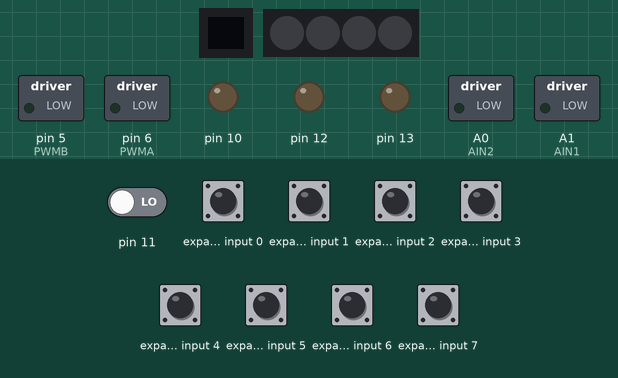
A sketch run on a simulated Arduino Uno, built for the host (arithmetic inside an expression is 32-bit, double 64-bit). Shown: 9×8 one-colour display, 4 RGB LEDs in strip order, left to right, switched loads named in the sketch (green lamp = pin HIGH), output pins drawn as LEDs (lit = HIGH). Wiring (inferred from the names in the program): PCF8574 port expander at I2C address 0x20. Inputs (shaded band) come from the test bench; at power-on: expander input 0–7 HIGH, pin 11 LOW. What the sketch prints to the serial monitor is not drawn.

Above: at 0.8 s.
0.9 s: expander input 4 pulled LOW for 0.15 s
At 2.6 s:
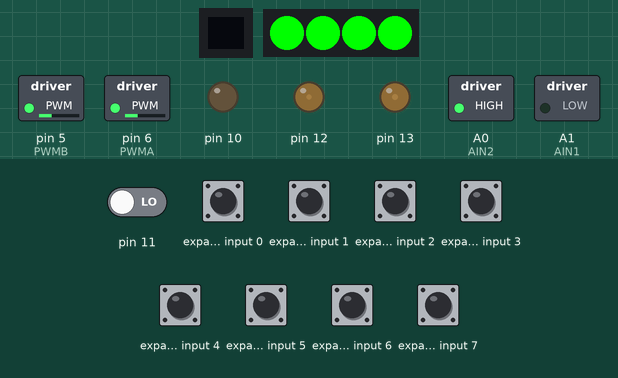
At 3.9 s:
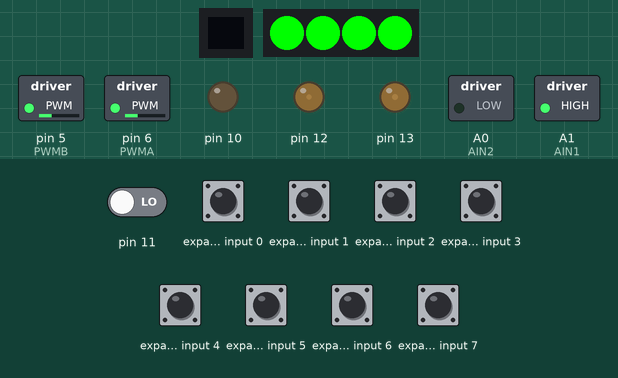
4.0 s: expander input 4 pulled LOW for 1 s
At 4.7 s:
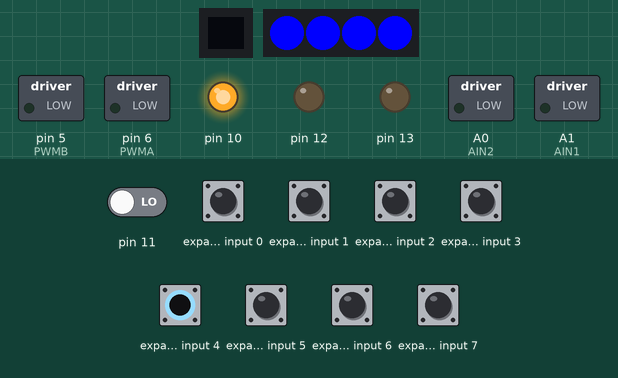
Timing chart, 0 to 19.6 s (numbered marks = the images above; inputs shaded):
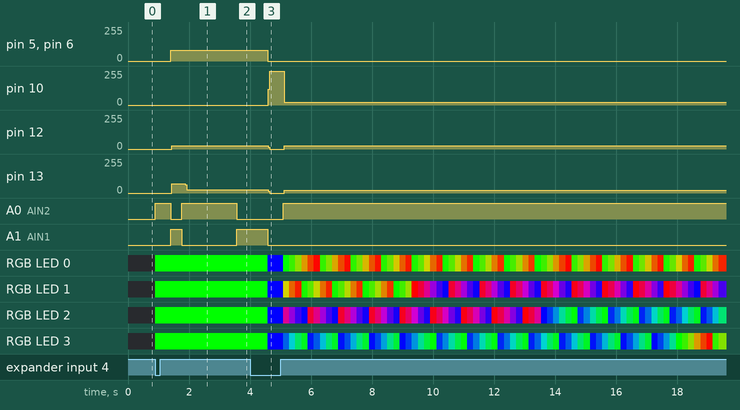

The sketch:

Line-Tracking.ino
```cpp
#include <Adafruit_NeoPixel.h>
#include <Adafruit_GFX.h>
#include <Adafruit_SSD1306.h>
#include "TRSensors.h"
#include <Wire.h>

#define PWMA   6           //Left Motor Speed pin (ENA)
#define AIN2   A0          //Motor-L forward (IN2).
#define AIN1   A1          //Motor-L backward (IN1)
#define PWMB   5           //Right Motor Speed pin (ENB)
#define BIN1   A2          //Motor-R forward (IN3)
#define BIN2   A3          //Motor-R backward (IN4)
#define PIN 7
#define NUM_SENSORS 5
#define OLED_RESET 9
#define OLED_SA0   8
#define Addr 0x20

#define beep_on  PCF8574Write(0xDF & PCF8574Read())
#define beep_off PCF8574Write(0x20 | PCF8574Read())

Adafruit_SSD1306 display(OLED_RESET, OLED_SA0);

TRSensors trs =   TRSensors();
unsigned int sensorValues[NUM_SENSORS];
unsigned int last_proportional = 0;
unsigned int position;
long integral = 0;
uint16_t i, j;
byte value;
unsigned long lasttime = 0;
Adafruit_NeoPixel RGB = Adafruit_NeoPixel(4, PIN, NEO_GRB + NEO_KHZ800);

void PCF8574Write(byte data);
byte PCF8574Read();
uint32_t Wheel(byte WheelPos);

void setup() {
  Serial.begin(115200);
  // by default, we'll generate the high voltage from the 3.3v line internally! (neat!)
  display.begin(SSD1306_SWITCHCAPVCC, 0x3C);  // initialize with the I2C addr 0x3D (for the 128x64)
  // init done

  // Show image buffer on the display hardware.
  // Since the buffer is intialized with an Adafruit splashscreen
  // internally, this will display the splashscreen.
  display.clearDisplay();
  display.setTextSize(2);
  display.setTextColor(WHITE);
  display.setCursor(10,0);
  display.println("WaveShare");
  display.setCursor(10,25);
  display.println("AlphaBot2");
  display.setTextSize(1);
  display.setCursor(10,55);
  display.println("Press to calibrate");
  display.display();

  while(value != 0xEF)  //wait button pressed
  {
    PCF8574Write(0x1F | PCF8574Read());
    value = PCF8574Read() | 0xE0;
  }

  pinMode(PWMA,OUTPUT);
  pinMode(AIN2,OUTPUT);
  pinMode(AIN1,OUTPUT);
  pinMode(PWMB,OUTPUT);
  pinMode(AIN1,OUTPUT);
  pinMode(AIN2,OUTPUT);
  analogWrite(PWMA,0);
  analogWrite(PWMB,0);
  digitalWrite(AIN2,HIGH);
  digitalWrite(AIN1,LOW);
  digitalWrite(BIN1,HIGH);
  digitalWrite(BIN2,LOW);
  RGB.begin();
  RGB.setPixelColor(0,0x00FF00 );
  RGB.setPixelColor(1,0x00FF00 );
  RGB.setPixelColor(2,0x00FF00 );
  RGB.setPixelColor(3,0x00FF00);
  RGB.show();
  delay(500);
  analogWrite(PWMA,80);
  analogWrite(PWMB,80);
  for (int i = 0; i < 100; i++)  // make the calibration take about 10 seconds
  {
    if(i<25 || i >= 75)
    {
      digitalWrite(AIN1,HIGH);
      digitalWrite(AIN2,LOW);
      digitalWrite(BIN1,LOW);
      digitalWrite(BIN2,HIGH);
    }
    else
    {
      digitalWrite(AIN1,LOW);
      digitalWrite(AIN2,HIGH);
      digitalWrite(BIN1,HIGH);
      digitalWrite(BIN2,LOW);
    }
    trs.calibrate();       // reads all sensors 100 times
  }
  analogWrite(PWMA,0);
  analogWrite(PWMB,0);
  digitalWrite(AIN2,LOW);
  digitalWrite(AIN1,LOW);
  digitalWrite(BIN1,LOW);
  digitalWrite(BIN2,LOW);
  RGB.setPixelColor(0,0x0000FF );
  RGB.setPixelColor(1,0x0000FF );
  RGB.setPixelColor(2,0x0000FF );
  RGB.setPixelColor(3,0x0000FF);
  RGB.show(); // Initialize all pixels to 'off'

  value = 0;
  while(value != 0xEF)  //wait button pressed
  {
    PCF8574Write(0x1F | PCF8574Read());
    value = PCF8574Read() | 0xE0;
    position = trs.readLine(sensorValues)/200;
    display.clearDisplay();
    display.setCursor(0,25);
    display.println("Calibration Done !!!");
    display.setCursor(0,55);
    for (int i = 0; i < 21; i++)
    {
      display.print('_');
    }
    display.setCursor(position*6,55);
    display.print("**");
    display.display();
  }

  display.clearDisplay();
  display.setTextSize(2);
  display.setTextColor(WHITE);
  display.setCursor(10,0);
  display.println("AlphaBot2");
  display.setTextSize(3);
  display.setCursor(40,30);
  display.println("Go!");
  display.display();

  delay(500);
  digitalWrite(AIN1,LOW);
  digitalWrite(AIN2,HIGH);
  digitalWrite(BIN1,LOW);
  digitalWrite(BIN2,HIGH);
}

void loop() {
  // put your main code here, to run repeatedly:
  // Get the position of the line.  Note that we *must* provide
  // the "sensors" argument to read_line() here, even though we
  // are not interested in the individual sensor readings.
  //trs.AnalogRead(sensorValues);
  position = trs.readLine(sensorValues);
  for (unsigned char i = 0; i < NUM_SENSORS; i++)
  {
   Serial.print(sensorValues[i]);
   Serial.print('\t');
  }
  Serial.println();
  Serial.println(position); // comment this line out if you are using raw values

  // The "proportional" term should be 0 when we are on the line.
  int proportional = (int)position - 2000;

  // Compute the derivative (change) and integral (sum) of the position.
  int derivative = proportional - last_proportional;
  integral += proportional;

  // Remember the last position.
  last_proportional = proportional;

  // Compute the difference between the two motor power settings,
    // m1 - m2.  If this is a positive number the robot will turn
    // to the right.  If it is a negative number, the robot will
    // turn to the left, and the magnitude of the number determines
    // the sharpness of the turn.
    int power_difference = proportional/20 + integral/10000 + derivative*10;

  // Compute the actual motor settings.  We never set either motor
  // to a negative value.
  const int maximum =255;

  if (power_difference > maximum)
    power_difference = maximum;
  if (power_difference < - maximum)
    power_difference = - maximum;
    Serial.println(power_difference);

  if (power_difference < 0)
  {
     analogWrite(PWMA,maximum + power_difference);
     analogWrite(PWMB,maximum);
   }
   else
   {
      analogWrite(PWMA,maximum);
      analogWrite(PWMB,maximum - power_difference);
   }

  if (sensorValues[1] > 900 && sensorValues[2] > 900 && sensorValues[3] > 900)
  {
    // There is no line .Must Stop.
    analogWrite(PWMA,0);
    analogWrite(PWMB,0);
  }

//  PCF8574Write(0xC0 | PCF8574Read());   //set Pin High
//  value = PCF8574Read() | 0x3F;         //read Pin
//  while(value != 0xFF)
//  {
//    PCF8574Write(0xC0 | PCF8574Read());   //set Pin High
//    value = PCF8574Read() | 0x3F;         //read Pin
//    analogWrite(PWMA,0);
//    analogWrite(PWMB,0);
//    beep_on;
//  }
//  beep_off;

  if(millis() - lasttime >200){
    lasttime = millis();
    for(i=0; i< RGB.numPixels(); i++) {
      RGB.setPixelColor(i, Wheel(((i * 256 / RGB.numPixels()) + j) & 255));
    }
    RGB.show();
    if(j++ > 256*4) j= 0;
  }

  //delay(250);
}

// Input a value 0 to 255 to get a color value.
// The colours are a transition r - g - b - back to r.
uint32_t Wheel(byte WheelPos) {
  if(WheelPos < 85) {
   return RGB.Color(WheelPos * 50, 255 - WheelPos * 50, 0);
  } else if(WheelPos < 170) {
   WheelPos -= 85;
   return RGB.Color(255 - WheelPos * 50, 0, WheelPos * 50);
  } else {
   WheelPos -= 170;
   return RGB.Color(0, WheelPos * 50, 255 - WheelPos * 50);
  }
}

void PCF8574Write(byte data)
{
  Wire.beginTransmission(Addr);
  Wire.write(data);
  Wire.endTransmission();
}

byte PCF8574Read()
{
  int data = -1;
  Wire.requestFrom(Addr, 1);
  if(Wire.available()) {
    data = Wire.read();
  }
  return data;
}
```

Measured:
- after the input at 0.9 s, pin 5 (PWMB), pin 6 (PWMA): 0/255 → 80/255 after 0.50 s; pin 12: 0/255 → 23/255 after 0.54 s; pin 13: 0/255 → 69/255 after 0.54 s, → 24/255 0.44 s later; A0 (AIN2): LOW → HIGH at once, → LOW 0.50 s later, → HIGH 0.35 s later, → LOW 1.8 s later; A1 (AIN1): LOW → HIGH after 0.50 s, → LOW 0.35 s later, → HIGH 1.8 s later
- after the input at 4.0 s, pin 12: 23/255 → 0/255 after 0.60 s, → 25/255 0.52 s later; pin 13: 24/255 → 0/255 after 0.60 s, → 22/255 0.52 s later; A0 (AIN2): LOW → HIGH after 1.1 s
